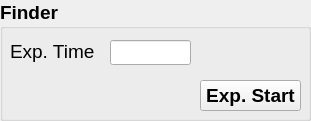
     <widget class="QGroupBox" name="group_metrology_2">
      <property name="geometry">
       <rect>
        <x>10</x>
        <y>268</y>
        <width>311</width>
        <height>121</height>
       </rect>
      </property>
      <property name="font">
       <font>
        <family>Arial</family>
        <pointsize>14</pointsize>
        <weight>75</weight>
        <bold>true</bold>
        <strikeout>false</strikeout>
       </font>
      </property>
      <property name="title">
       <string>Finder</string>
      </property>
      <widget class="QPushButton" name="pushbtn_Finder_exp_3">
       <property name="geometry">
        <rect>
         <x>200</x>
         <y>80</y>
         <width>101</width>
         <height>31</height>
        </rect>
       </property>
       <property name="text">
        <string>Exp. Start</string>
       </property>
      </widget>
      <widget class="QLineEdit" name="lineEdit_MTL_exptime_3">
       <property name="geometry">
        <rect>
         <x>110</x>
         <y>40</y>
         <width>81</width>
         <height>25</height>
        </rect>
       </property>
       <property name="font">
        <font>
         <family>Arial</family>
         <pointsize>14</pointsize>
         <weight>50</weight>
         <bold>false</bold>
         <strikeout>false</strikeout>
        </font>
       </property>
      </widget>
      <widget class="QLabel" name="label_MTL_exptime_3">
       <property name="geometry">
        <rect>
         <x>10</x>
         <y>40</y>
         <width>97</width>
         <height>23</height>
        </rect>
       </property>
       <property name="font">
        <font>
         <family>Arial</family>
         <pointsize>14</pointsize>
         <weight>50</weight>
         <bold>false</bold>
         <strikeout>false</strikeout>
        </font>
       </property>
       <property name="text">
        <string>Exp. Time</string>
       </property>
      </widget>
     </widget>
